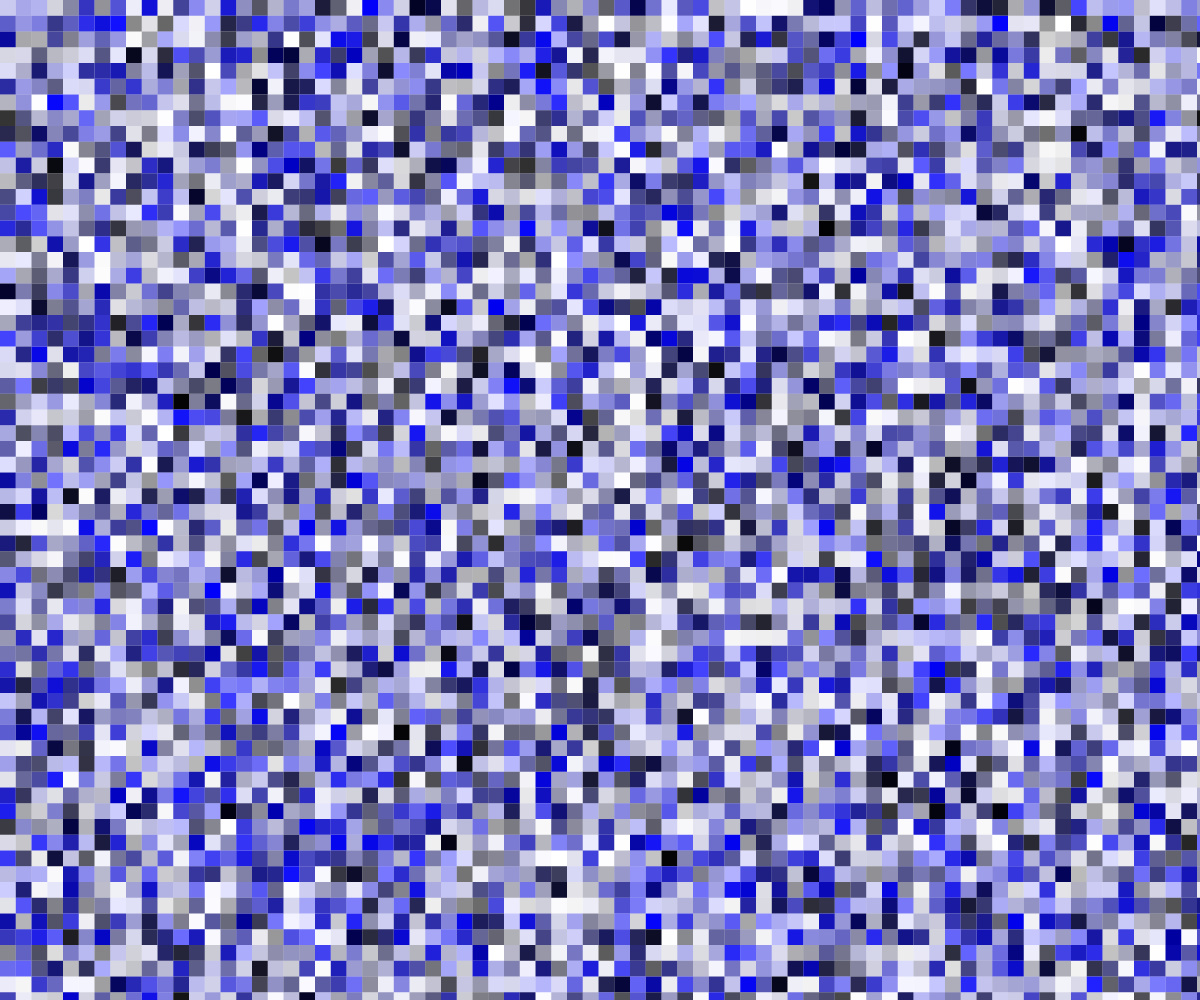
Frame 1 (no input)
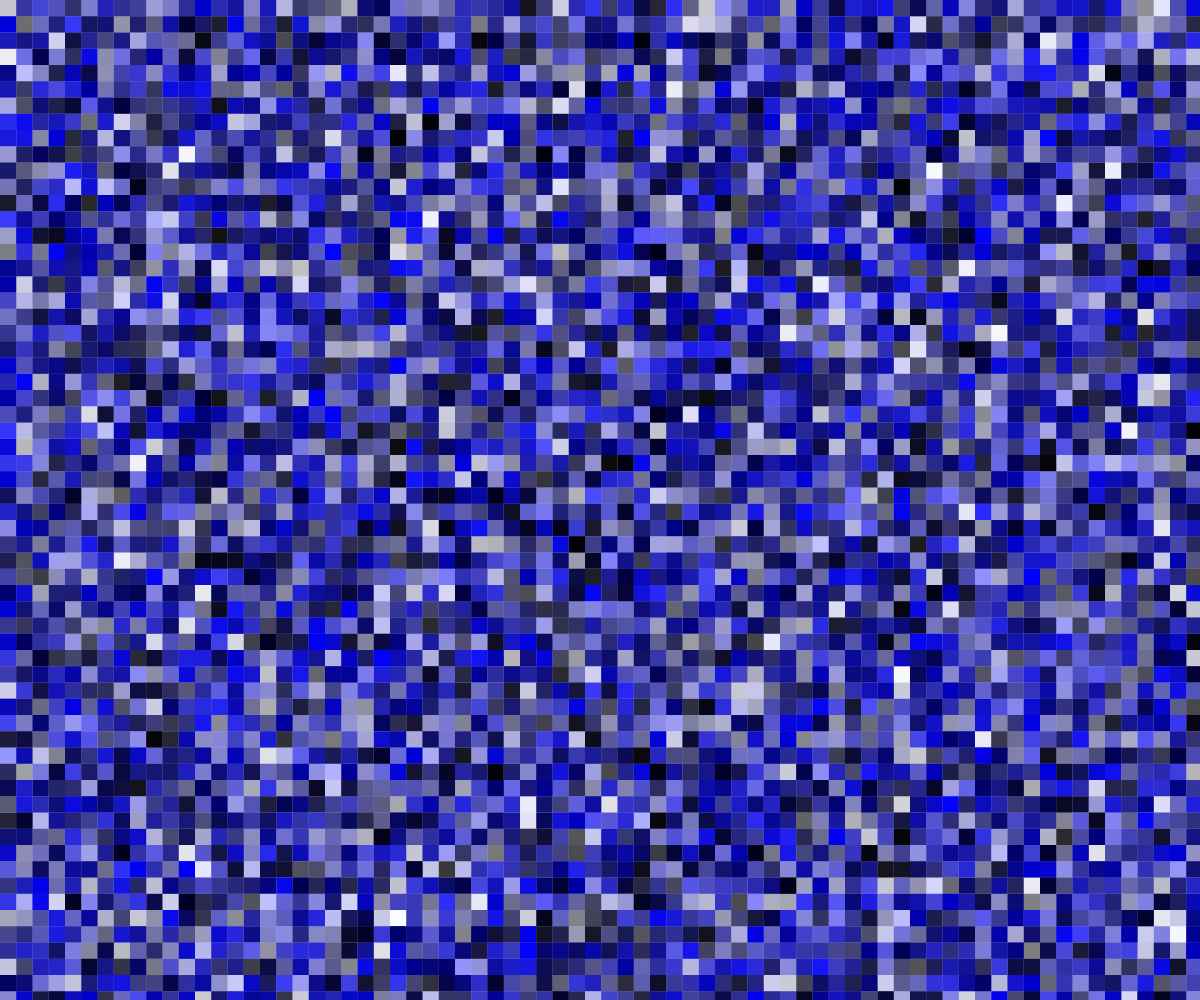
Frame 2 (the mouse pressed at the canvas centre, redrawn once)

The p5.js sketch that drew these frames (run headless with seeded random() and noise() and a simulated clock; the mouse was pressed at the canvas centre and the sketch redrawn once):

// p5.js sketch
// ── sketch.js
// Project Title
// Your Name
// Date
//
// Extra for Experts:
// - describe what you did to take this project "above and beyond"

let positionX = 0;
let positionY = 0;
let rectSize = 15.75;

function setup() {
  createCanvas(windowWidth, windowHeight);
  noLoop();
}

function draw() {
  strokeWeight(0);
  colorGrid();
}

function mousePressed(){
  background(255);
  if (mouseButton === LEFT){
    rectSize = rectSize + 0.5;
    colorGrid();
  }
  if (mouseButton === RIGHT){
    rectSize = rectSize - 0.5;
    colorGrid();
  }
  
}

function colorGrid(){
  positionX = 0;
  positionY = 0;
  for (let i = 0; i < width * height; i ++) {

    fill(0, 0, random(255), random(255));
    rect(positionX, positionY, rectSize, rectSize);
    positionX = positionX + rectSize;
    if (positionX >= width) {
      positionY = positionY + rectSize;
      positionX = 0;
    }
  }
}

function keyPressed() {
  colorGrid();
}
